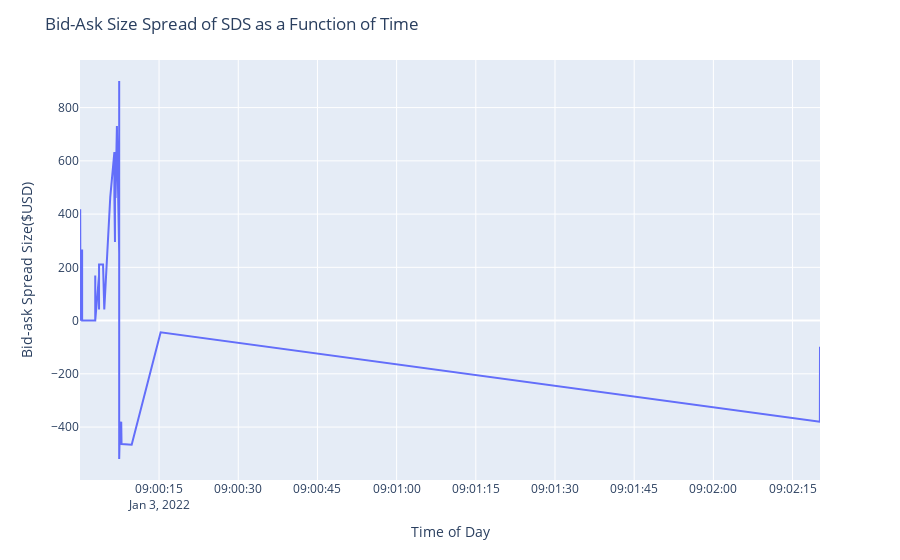

The cell this chart's notebook holds for it:
### Code cell
#Bid Ask Spread Analysis
#Quote Analysis
#Reference Alpaca API and Create General Bid Ask Chart Structures
#Uses plotly express for a quick plot, x axis needs debugging
from dotenv import load_dotenv
import plotly.graph_objects as go
import plotly.express as px
import mplcyberpunk
import matplotlib as plt
import alpaca_trade_api as api
import os
import datetime as dt
%matplotlib nbagg

plt.style.use('cyberpunk')

today = dt.datetime.today()

load_dotenv(dotenv_path='../a.env')

FED_API_KEY = os.environ['FED_API_KEY']
ALPACA_KEY_ID = os.environ['ALPACA_KEY_ID']
ALPACA_SECRETS_KEY = os.environ['ALPACA_SECRETS_ID']
alpaca = api.REST(ALPACA_KEY_ID, ALPACA_SECRETS_KEY)
# Setting parameters before calling method



# Setting parameters for method call
symbol = "SDS"
start = "2022-01-01T14:30:00Z"
end = "2023-04-24T21:00:00Z"
limit = 50
# Get Shopify quotes in a dataframe and print the first 5 rows
get_values = alpaca.get_quotes(symbol, start, end, limit).df
quotes_spread = get_values["ask_size"] - get_values["bid_size"]
spread_plot = px.line(get_values, x=get_values.index, y=quotes_spread)
spread_plot.update_layout(
    title="Bid-Ask Size Spread of " + symbol + " as a Function of Time",
    xaxis_title="Time of Day",
    yaxis_title="Bid-ask Spread Size($USD)"
)
spread_plot.show()

### Figure 1 — Plotly figure (JSON) as saved in the notebook; plotly's stock layout.template omitted (floating-point values rounded to 4 significant figures)
{"data": [{"hovertemplate": "timestamp=%{x}<br>y=%{y}<extra></extra>", "legendgroup": "", "line": {"color": "#636efa", "dash": "solid"}, "marker": {"symbol": "circle"}, "mode": "lines", "name": "", "orientation": "v", "showlegend": false, "type": "scatter", "x": ["2022-01-03T09:00:00.023193+00:00", "2022-01-03T09:00:00.023193+00:00", "2022-01-03T09:00:00.023345+00:00", "2022-01-03T09:00:00.023400+00:00", "2022-01-03T09:00:00.023525+00:00", "2022-01-03T09:00:00.030384+00:00", "2022-01-03T09:00:00.058738+00:00", "2022-01-03T09:00:00.058943+00:00", "2022-01-03T09:00:00.099899+00:00", "2022-01-03T09:00:00.112006+00:00", "2022-01-03T09:00:00.112160+00:00", "2022-01-03T09:00:00.424523+00:00", "2022-01-03T09:00:00.424523+00:00", "2022-01-03T09:00:00.424606+00:00", "2022-01-03T09:00:00.428079+00:00", "2022-01-03T09:00:02.909580+00:00", "2022-01-03T09:00:02.909654+00:00", "2022-01-03T09:00:02.909711+00:00", "2022-01-03T09:00:03.630482+00:00", "2022-01-03T09:00:03.630588+00:00", "2022-01-03T09:00:03.630621+00:00", "2022-01-03T09:00:03.630678+00:00", "2022-01-03T09:00:04.390097+00:00", "2022-01-03T09:00:04.622134+00:00", "2022-01-03T09:00:05.755881+00:00", "2022-01-03T09:00:06.535293+00:00", "2022-01-03T09:00:06.535347+00:00", "2022-01-03T09:00:06.535352+00:00", "2022-01-03T09:00:06.649401+00:00", "2022-01-03T09:00:06.649405+00:00", "2022-01-03T09:00:06.758974+00:00", "2022-01-03T09:00:07.013516+00:00", "2022-01-03T09:00:07.447245+00:00", "2022-01-03T09:00:07.447254+00:00", "2022-01-03T09:00:07.447257+00:00", "2022-01-03T09:00:07.447269+00:00", "2022-01-03T09:00:07.447296+00:00", "2022-01-03T09:00:07.447324+00:00", "2022-01-03T09:00:07.447602+00:00", "2022-01-03T09:00:07.447653+00:00", "2022-01-03T09:00:07.552594+00:00", "2022-01-03T09:00:07.552746+00:00", "2022-01-03T09:00:07.831560+00:00", "2022-01-03T09:00:07.891497+00:00", "2022-01-03T09:00:09.812096+00:00", "2022-01-03T09:00:15.299288+00:00", "2022-01-03T09:02:20.175743+00:00", "2022-01-03T09:02:20.175750+00:00", "2022-01-03T09:02:20.192489+00:00", "2022-01-03T09:02:20.199462+00:00"], "xaxis": "x", "y": [-1, 0, 38, 38, 80, 265, 263, 418, 151, 109, 0, 253, 0, 267, 0, 0, 169, 0, 169, 42, 169, 211, 211, 42, 464, 633, 633, 464, 295, 464, 464, 731, 253, 900, 731, -520, 773, 773, -56, -478, -253, -422, -380, -464, -466, -44, -380, -213, -267, -98], "yaxis": "y"}], "layout": {"legend": {"tracegroupgap": 0}, "margin": {"t": 60}, "title": {"text": "Bid-Ask Size Spread of SDS as a Function of Time"}, "xaxis": {"anchor": "y", "domain": [0, 1], "title": {"text": "Time of Day"}}, "yaxis": {"anchor": "x", "domain": [0, 1], "title": {"text": "Bid-ask Spread Size($USD)"}}}}
